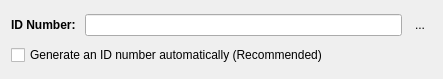
<?xml version="1.0" encoding="UTF-8"?>
<ui version="4.0">
 <class>EntityEdit</class>
 <widget class="QWidget" name="EntityEdit">
  <property name="geometry">
   <rect>
    <x>0</x>
    <y>0</y>
    <width>443</width>
    <height>79</height>
   </rect>
  </property>
  <property name="windowTitle">
   <string>Form</string>
  </property>
  <layout class="QGridLayout" name="gridLayout">
   <item row="0" column="1">
    <widget class="QLineEdit" name="identifierEdit"/>
   </item>
   <item row="0" column="0">
    <widget class="QLabel" name="identifierLabel">
     <property name="font">
      <font>
       <bold>true</bold>
      </font>
     </property>
     <property name="text">
      <string>ID Number: </string>
     </property>
     <property name="buddy">
      <cstring>identifierEdit</cstring>
     </property>
    </widget>
   </item>
   <item row="1" column="0" colspan="2">
    <widget class="QCheckBox" name="randomCheckBox">
     <property name="text">
      <string>Generate an ID number automatically (Recommended)</string>
     </property>
    </widget>
   </item>
   <item row="0" column="2">
    <widget class="QToolButton" name="identifierResetButton">
     <property name="text">
      <string>...</string>
     </property>
     <property name="icon">
      <iconset resource="../../resources/main.qrc">
       <normaloff>:/root/dialogs/reset.ico</normaloff>:/root/dialogs/reset.ico</iconset>
     </property>
     <property name="iconSize">
      <size>
       <width>24</width>
       <height>24</height>
      </size>
     </property>
     <property name="autoRaise">
      <bool>true</bool>
     </property>
    </widget>
   </item>
  </layout>
 </widget>
 <resources>
  <include location="../../resources/main.qrc"/>
 </resources>
 <connections>
  <connection>
   <sender>randomCheckBox</sender>
   <signal>checkStateChanged(Qt::CheckState)</signal>
   <receiver>EntityEdit</receiver>
   <slot>setRandomIdentifier(Qt::CheckState)</slot>
   <hints>
    <hint type="sourcelabel">
     <x>302</x>
     <y>56</y>
    </hint>
    <hint type="destinationlabel">
     <x>319</x>
     <y>70</y>
    </hint>
   </hints>
  </connection>
  <connection>
   <sender>identifierResetButton</sender>
   <signal>clicked()</signal>
   <receiver>EntityEdit</receiver>
   <slot>resetIdentifier()</slot>
   <hints>
    <hint type="sourcelabel">
     <x>411</x>
     <y>21</y>
    </hint>
    <hint type="destinationlabel">
     <x>420</x>
     <y>50</y>
    </hint>
   </hints>
  </connection>
 </connections>
 <slots>
  <slot>setRandomIdentifier(Qt::CheckState)</slot>
  <slot>resetIdentifier()</slot>
 </slots>
</ui>
